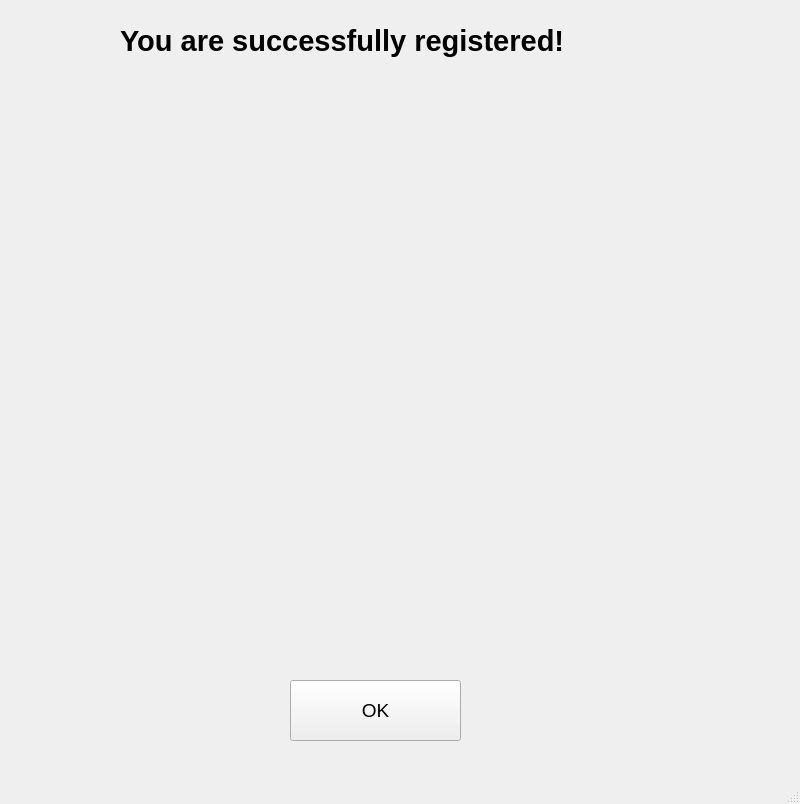
<?xml version="1.0" encoding="UTF-8"?>
<ui version="4.0">
 <class>successregi</class>
 <widget class="QMainWindow" name="successregi">
  <property name="geometry">
   <rect>
    <x>0</x>
    <y>0</y>
    <width>800</width>
    <height>804</height>
   </rect>
  </property>
  <property name="windowTitle">
   <string>MainWindow</string>
  </property>
  <widget class="QWidget" name="centralwidget">
   <widget class="QLabel" name="label">
    <property name="geometry">
     <rect>
      <x>120</x>
      <y>10</y>
      <width>601</width>
      <height>61</height>
     </rect>
    </property>
    <property name="font">
     <font>
      <pointsize>22</pointsize>
      <weight>75</weight>
      <bold>true</bold>
     </font>
    </property>
    <property name="text">
     <string>You are successfully registered!</string>
    </property>
   </widget>
   <widget class="QPushButton" name="pushButton">
    <property name="geometry">
     <rect>
      <x>290</x>
      <y>680</y>
      <width>171</width>
      <height>61</height>
     </rect>
    </property>
    <property name="font">
     <font>
      <pointsize>14</pointsize>
     </font>
    </property>
    <property name="text">
     <string>OK</string>
    </property>
   </widget>
   <widget class="QLabel" name="label_2">
    <property name="geometry">
     <rect>
      <x>80</x>
      <y>80</y>
      <width>641</width>
      <height>551</height>
     </rect>
    </property>
    <property name="text">
     <string/>
    </property>
    <property name="pixmap">
     <pixmap>thumbsup.png</pixmap>
    </property>
   </widget>
  </widget>
  <widget class="QMenuBar" name="menubar">
   <property name="geometry">
    <rect>
     <x>0</x>
     <y>0</y>
     <width>800</width>
     <height>26</height>
    </rect>
   </property>
  </widget>
  <widget class="QStatusBar" name="statusbar"/>
 </widget>
 <resources/>
 <connections/>
</ui>
